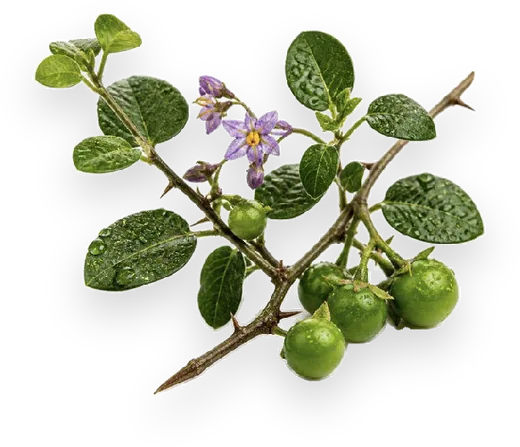
#> input picture _qhubherbal/tools/decor/branch.webp, 520 x 447 px
$ python recolor.py decor/branch.webp
#> lines starting #> are read from the running program, lines starting #| are printed output that depends on the picture
# Chuyển nền pastel của ảnh (gallery/herbs) sang nền sương trắng "Nắng sớm", giữ nguyên chữ, hộp, hình. Dùng: python3 tools/recolor.py file1.webp file2.webp (ghi đè vào /home/claude/recolor/, chép lại vào media/ sau khi xem). Sau khi thay ảnh: tăng ?v= trong relocate() của build.py.
import numpy as np, sys, os
from PIL import Image
MIST=np.array([246,250,245],dtype=np.float32)/255.
def ss(e0,e1,x):
    t=np.clip((x-e0)/(e1-e0),0,1); return t*t*(3-2*t)
def recolor(src,dst):
#> called with src = 'decor/branch.webp', dst = '/home/claude/recolor/branch.webp'
    im=Image.open(src); has_a=im.mode in('RGBA','LA'); a=im.getchannel('A') if has_a else None
#> in recolor, im is the input picture: PIL image 520x447 RGBA; mean R, G, B, A 38.8, 41.8, 25.2, 85.1
#> after `has_a = im.mode in ('RGBA', 'LA')`: has_a = True
    rgb=np.asarray(im.convert('RGB')).astype(np.float32)/255.
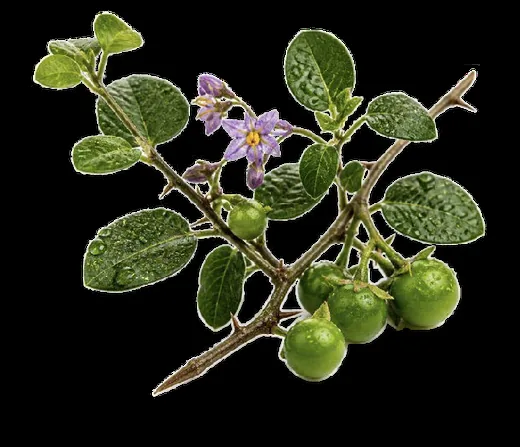
#> rgb: shape (447, 520, 3) float32; mean R, G, B 0.152, 0.164, 0.0986
    mx=rgb.max(-1); mn=rgb.min(-1); V=mx; S=np.where(mx>0,(mx-mn)/np.maximum(mx,1e-6),0)
#> after `mx = rgb.max(-1)`:
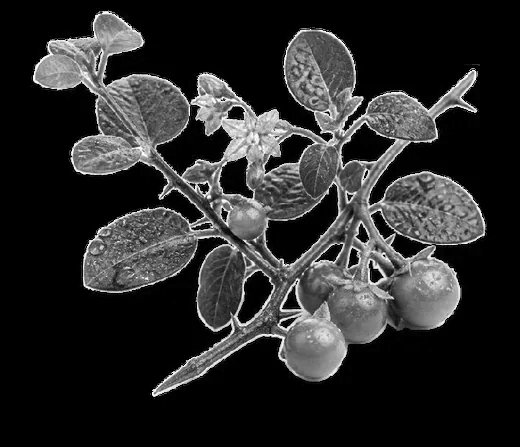
#> mx: shape (447, 520) float32; min 0, max 1, mean 0.169
#> after `mn = rgb.min(-1)`:
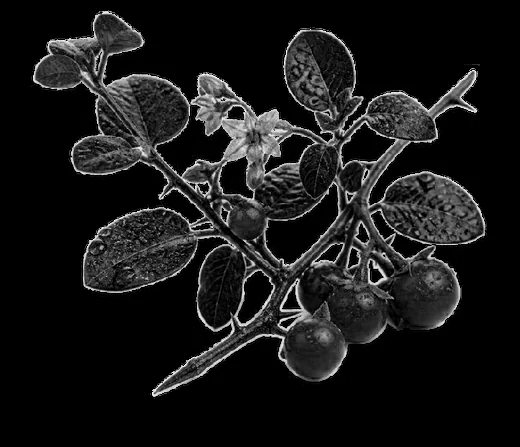
#> mn: shape (447, 520) float32; min 0, max 1, mean 0.0967
#> after `S = np.where(mx > 0, (mx - mn) / np.maximum(mx, 1e-06), 0)`:
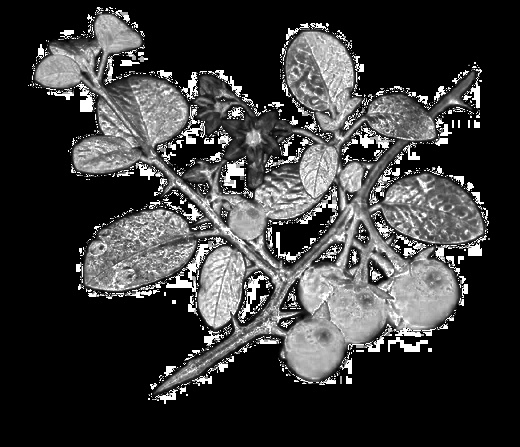
#> S: shape (447, 520) float32; min 0, max 1, mean 0.228
    L=rgb@np.array([.2126,.7152,.0722],dtype=np.float32)
    w=ss(.78,.90,V)*(1-ss(.18,.42,S))          # nền sáng, nhạt màu
#> call 2 of ss, with e0 = 0.18, e1 = 0.42
#> in ss (call 2), `t = np.clip((x - e0) / (e1 - e0), 0, 1)`:
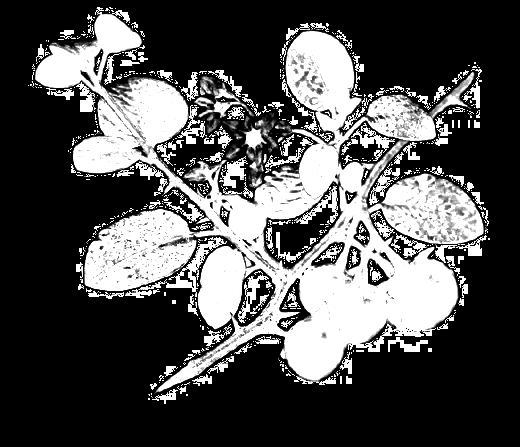
#> t: shape (447, 520) float32; min 0, max 1, mean 0.32
    w=w*(S>0.012)+w*(S<=0.012)*0.6             # gần trắng: chỉ ngả nhẹ
    nl=0.90+(np.clip(L,0.78,1)-0.78)/0.22*0.10  # nâng sáng
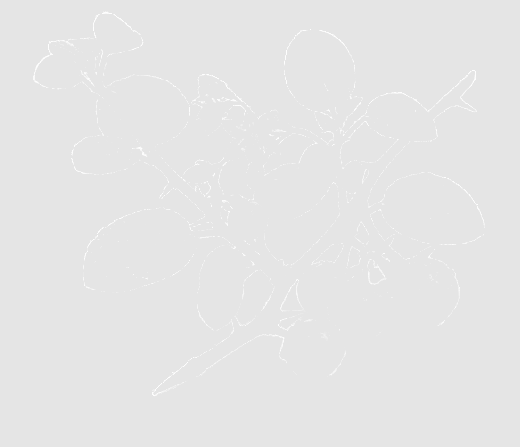
#> nl: shape (447, 520) float32; min 0.9, max 1, mean 0.901
    tgt=MIST[None,None,:]*(nl/MIST.mean())[...,None]
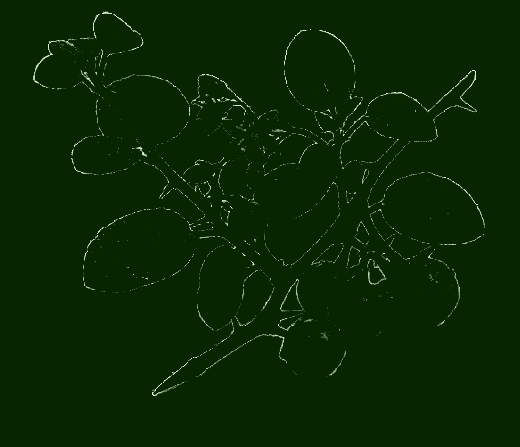
#> tgt: shape (447, 520, 3) float32; mean of channels 0, 1, 2 0.896, 0.911, 0.893; drawn with min black and max white
    tgt=np.clip(tgt,0,1)
    out=rgb*(1-w[...,None])+tgt*w[...,None]
    o=Image.fromarray((out*255+.5).astype(np.uint8))
    if has_a: o.putalpha(a)
#> o: PIL image 520x447 RGBA
    o.save(dst,quality=88)
if __name__=='__main__':
    for s in sys.argv[1:]:
        recolor(s, os.path.join('/home/claude/recolor',os.path.basename(s)))

$ run again, on _qhubherbal/tools/decor/guava.webp
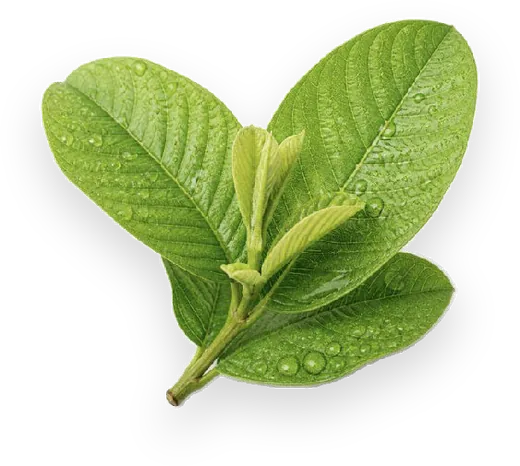
#> input picture _qhubherbal/tools/decor/guava.webp, 520 x 466 px
#> in recolor, im is the input picture: PIL image 520x466 RGBA; mean R, G, B, A 58.4, 70.9, 29.5, 113.8
#> in recolor, `w=ss(.78,.90,V)*(1-ss(.18,.42,S))`:
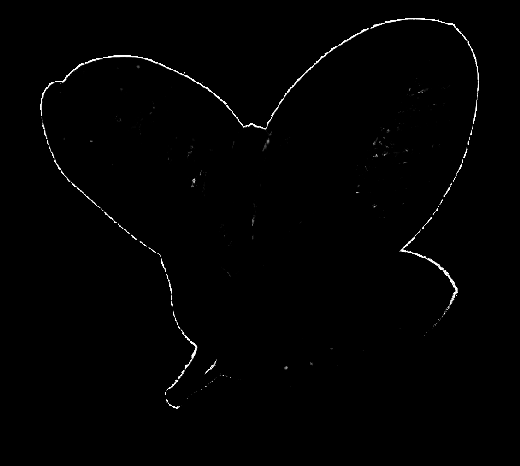
#> w: shape (466, 520) float32; min 0, max 1, mean 0.0075
#> in recolor, `tgt=MIST[None,None,:]*(nl/MIST.mean())[...,None]`:
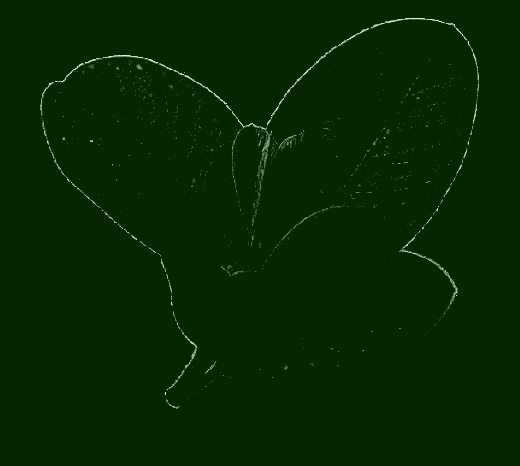
#> tgt: shape (466, 520, 3) float32; mean of channels 0, 1, 2 0.895, 0.91, 0.892; drawn with min black and max white

$ run again, on _qhubherbal/tools/decor/gung.webp
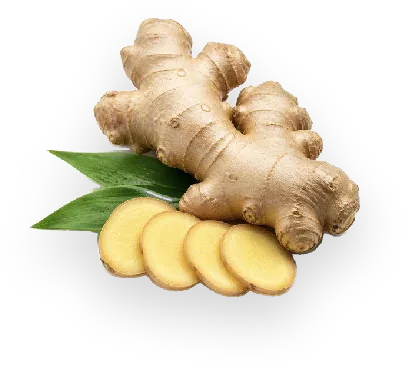
#> input picture _qhubherbal/tools/decor/gung.webp, 403 x 367 px
#> in recolor, im is the input picture: PIL image 403x367 RGBA; mean R, G, B, A 70.6, 62.1, 43.2, 95.8
#> in recolor, `out=rgb*(1-w[...,None])+tgt*w[...,None]`:
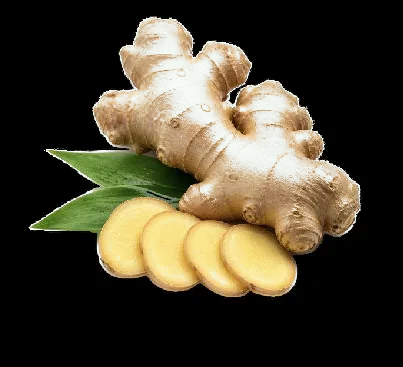
#> out: shape (367, 403, 3) float32; mean R, G, B 0.277, 0.251, 0.184
#> in recolor, `if has_a: o.putalpha(a)`:
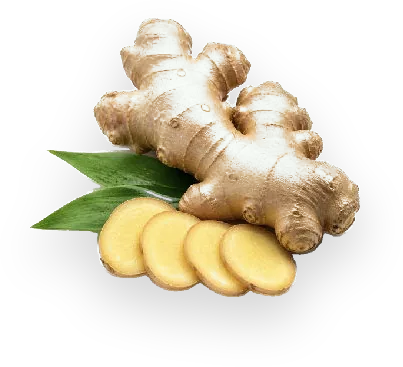
#> o: PIL image 403x367 RGBA; mean R, G, B, A 70.6, 63.9, 46.9, 95.8; transparent parts drawn white

$ run again, on _qhubherbal/tools/decor/lotus.webp
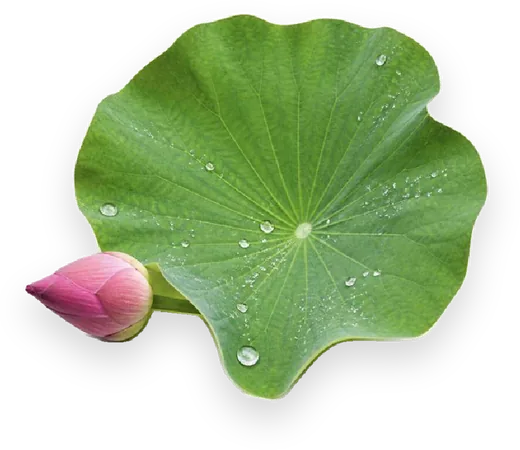
#> input picture _qhubherbal/tools/decor/lotus.webp, 520 x 450 px
#> in recolor, im is the input picture: PIL image 520x450 RGBA; mean R, G, B, A 59.9, 78.7, 42.3, 131.4
#> in recolor, `tgt=MIST[None,None,:]*(nl/MIST.mean())[...,None]`:
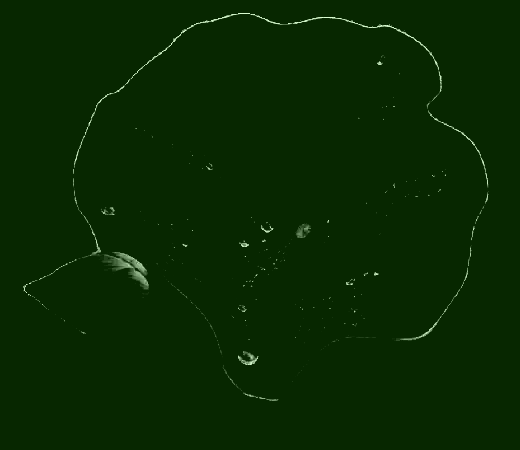
#> tgt: shape (450, 520, 3) float32; mean of channels 0, 1, 2 0.895, 0.911, 0.892; drawn with min black and max white
